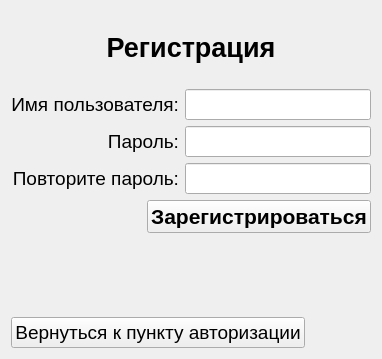
<?xml version="1.0" encoding="UTF-8"?>
<ui version="4.0">
 <class>Window_Registration</class>
 <widget class="QWidget" name="Window_Registration">
  <property name="geometry">
   <rect>
    <x>0</x>
    <y>0</y>
    <width>382</width>
    <height>359</height>
   </rect>
  </property>
  <property name="windowTitle">
   <string>Form</string>
  </property>
  <layout class="QVBoxLayout" name="verticalLayout">
   <item>
    <widget class="QLabel" name="mainLabel">
     <property name="font">
      <font>
       <pointsize>20</pointsize>
       <weight>75</weight>
       <bold>true</bold>
      </font>
     </property>
     <property name="text">
      <string>Регистрация</string>
     </property>
     <property name="textFormat">
      <enum>Qt::AutoText</enum>
     </property>
     <property name="alignment">
      <set>Qt::AlignCenter</set>
     </property>
    </widget>
   </item>
   <item>
    <layout class="QFormLayout" name="formLayout">
     <property name="labelAlignment">
      <set>Qt::AlignRight|Qt::AlignTrailing|Qt::AlignVCenter</set>
     </property>
     <item row="0" column="0">
      <widget class="QLabel" name="labelUser">
       <property name="font">
        <font>
         <pointsize>14</pointsize>
        </font>
       </property>
       <property name="text">
        <string>Имя пользователя:</string>
       </property>
       <property name="alignment">
        <set>Qt::AlignRight|Qt::AlignTrailing|Qt::AlignVCenter</set>
       </property>
      </widget>
     </item>
     <item row="0" column="1">
      <widget class="QLineEdit" name="login">
       <property name="font">
        <font>
         <pointsize>14</pointsize>
        </font>
       </property>
      </widget>
     </item>
     <item row="1" column="0">
      <widget class="QLabel" name="labelPassword">
       <property name="font">
        <font>
         <pointsize>14</pointsize>
        </font>
       </property>
       <property name="text">
        <string>Пароль:</string>
       </property>
       <property name="alignment">
        <set>Qt::AlignRight|Qt::AlignTrailing|Qt::AlignVCenter</set>
       </property>
      </widget>
     </item>
     <item row="1" column="1">
      <widget class="QLineEdit" name="password">
       <property name="font">
        <font>
         <pointsize>14</pointsize>
        </font>
       </property>
       <property name="echoMode">
        <enum>QLineEdit::Password</enum>
       </property>
      </widget>
     </item>
     <item row="2" column="0">
      <widget class="QLabel" name="labelRepeatPassword">
       <property name="font">
        <font>
         <pointsize>14</pointsize>
        </font>
       </property>
       <property name="text">
        <string>Повторите пароль:</string>
       </property>
       <property name="alignment">
        <set>Qt::AlignRight|Qt::AlignTrailing|Qt::AlignVCenter</set>
       </property>
      </widget>
     </item>
     <item row="2" column="1">
      <widget class="QLineEdit" name="repeatPassword">
       <property name="font">
        <font>
         <pointsize>14</pointsize>
        </font>
       </property>
       <property name="echoMode">
        <enum>QLineEdit::Password</enum>
       </property>
      </widget>
     </item>
    </layout>
   </item>
   <item>
    <layout class="QVBoxLayout" name="verticalLayout_3">
     <item>
      <widget class="QPushButton" name="buttonCreate">
       <property name="sizePolicy">
        <sizepolicy hsizetype="Maximum" vsizetype="Fixed">
         <horstretch>0</horstretch>
         <verstretch>0</verstretch>
        </sizepolicy>
       </property>
       <property name="font">
        <font>
         <pointsize>16</pointsize>
         <weight>75</weight>
         <bold>true</bold>
        </font>
       </property>
       <property name="layoutDirection">
        <enum>Qt::RightToLeft</enum>
       </property>
       <property name="text">
        <string>Зарегистрироваться</string>
       </property>
      </widget>
     </item>
    </layout>
   </item>
   <item>
    <widget class="QLabel" name="labelError">
     <property name="font">
      <font>
       <pointsize>10</pointsize>
      </font>
     </property>
     <property name="styleSheet">
      <string notr="true">QLabel { color: rgb(230, 0, 0); } </string>
     </property>
     <property name="text">
      <string/>
     </property>
     <property name="alignment">
      <set>Qt::AlignCenter</set>
     </property>
    </widget>
   </item>
   <item>
    <layout class="QVBoxLayout" name="verticalLayout_2">
     <property name="spacing">
      <number>2</number>
     </property>
     <item>
      <widget class="QPushButton" name="buttonAuthorization">
       <property name="sizePolicy">
        <sizepolicy hsizetype="Maximum" vsizetype="Fixed">
         <horstretch>0</horstretch>
         <verstretch>0</verstretch>
        </sizepolicy>
       </property>
       <property name="font">
        <font>
         <pointsize>14</pointsize>
        </font>
       </property>
       <property name="text">
        <string>Вернуться к пункту авторизации</string>
       </property>
       <property name="flat">
        <bool>false</bool>
       </property>
      </widget>
     </item>
    </layout>
   </item>
  </layout>
 </widget>
 <resources/>
 <connections/>
</ui>
